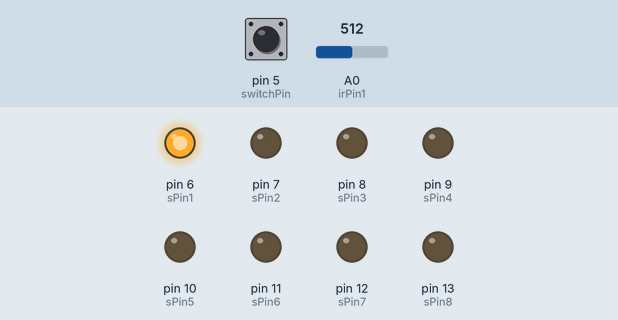
Simulated run of this sketch. Board: Arduino Uno, built with avr-gcc and run on an emulated ATmega328P. Shown: output pins drawn as LEDs (lit = HIGH). The inputs (shaded band) are chosen by the test bench; at power-on: pin 5 (switchPin) HIGH, A0 (irPin1) = 512. What the sketch prints to the serial monitor is not drawn.

Above: at 1.2 s.
1.3 s: pin 5 (switchPin) pulled LOW for 0.15 s
At 1.39 s:
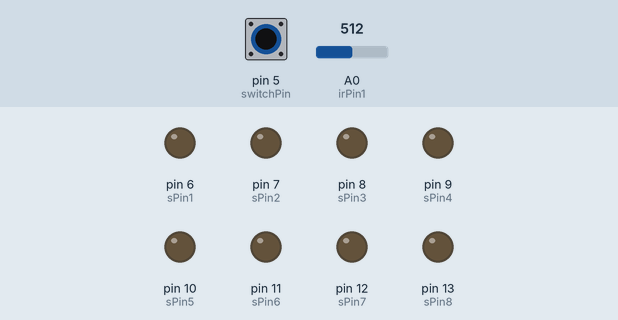
4.4 s: pin 5 (switchPin) pulled LOW for 3.2 s
At 8.2 s:
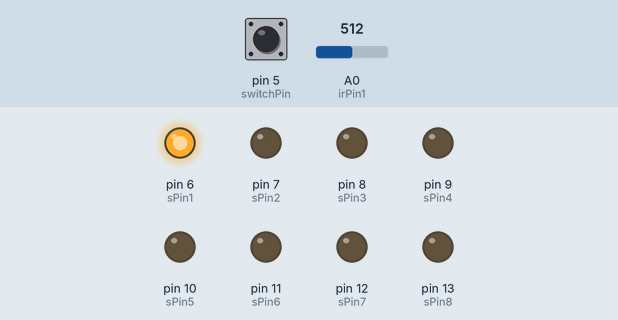
Timing chart, 0 to 9.7 s (numbered marks = the images above; inputs shaded):
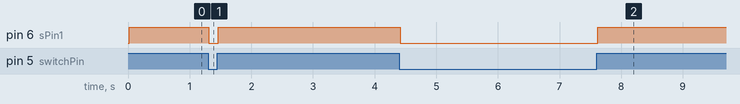

The sketch:

benny_3_0.ino
```cpp
//benny 3.0


int note1 = 60;
int note2 = 62;
int note3 = 64;
int note4 = 65;
int note5 = 67;
int note6 = 69;
int note7 = 71;
int note8 = 72;

int cc1 = 10;
int cc2 = 11;
int cc3 = 12;
int cc4 = 13;
int cc5 = 14;
int cc6 = 15;
int cc7 = 16;
int cc8 = 17;

int switchVal = 0;                    //variable for reading the button status
int switchState = 0;
                       //variable to hold the buttons current state
int bounceCheck = 0;

int switchPin = 5;

int sPin1 = 6;                // set solenoid pins
int sPin2 = 7;
int sPin3 = 8;
int sPin4 = 9;
int sPin5 = 10;
int sPin6 = 11;
int sPin7 = 12;
int sPin8 = 13;

int irPin1 = 0;                 //set ir pins
int irPin2 = 1;
int irPin3 = 2;
int irPin4 = 3;
int irPin5 = 4;
int irPin6 = 5;
int irPin7 = 6;
int irPin8 = 7;

int irVal1 = 0;                  // ir value store
int irVal2 = 0;
int irVal3 = 0;
int irVal4 = 0;
int irVal5 = 0;
int irVal6 = 0;
int irVal7 = 0;
int irVal8 = 0;

int irState1 = 0;
int irState2 = 0;
int irState3 = 0;
int irState4 = 0;
int irState5 = 0;
int irState6 = 0;
int irState7 = 0;
int irState8 = 0;

int noteState1 = 0;
int noteState2 = 0;
int noteState3 = 0;
int noteState4 = 0;
int noteState5 = 0;
int noteState6 = 0;
int noteState7 = 0;
int noteState8 = 0;

int mapVal1 = 0;
int mapVal2 = 0;
int mapVal3 = 0;
int mapVal4 = 0;
int mapVal5 = 0;
int mapVal6 = 0;
int mapVal7 = 0;
int mapVal8 = 0;


const int numReadings1 = 10;

int readings1[numReadings1];      // the readings from the analog input
int readings2[numReadings1];
int readings3[numReadings1];      // the readings from the analog input
int readings4[numReadings1];
int readings5[numReadings1];      // the readings from the analog input
int readings6[numReadings1];
int readings7[numReadings1];      // the readings from the analog input
int readings8[numReadings1];

int index1 = 0;                   // the index of the current reading
int index2 = 0;
int index3 = 0;
int index4 = 0;
int index5 = 0;
int index6 = 0;
int index7 = 0;
int index8 = 0;

int total1 = 0;                  // the running total
int total2 = 0;
int total3 = 0;
int total4 = 0;
int total5 = 0;
int total6 = 0;
int total7 = 0;
int total8 = 0;

int average1 = 0;                   // the average
int average2 = 0;
int average3 = 0;
int average4 = 0;
int average5 = 0;
int average6 = 0;
int average7 = 0;
int average8 = 0;

int averagemap1 = 0;
int averagemap2 = 0;
int averagemap3 = 0;
int averagemap4 = 0;
int averagemap5 = 0;
int averagemap6 = 0;
int averagemap7 = 0;
int averagemap8 = 0;

int THRESHOLD1 = 19;
int THRESHOLD2 = 35;

void setup() {
  pinMode(sPin1, OUTPUT);
  pinMode(sPin2, OUTPUT);
  pinMode(sPin3, OUTPUT);
  pinMode(sPin4, OUTPUT);
  pinMode(sPin5, OUTPUT);
  pinMode(sPin6, OUTPUT);
  pinMode(sPin7, OUTPUT);
  pinMode(sPin8, OUTPUT);

  pinMode(switchPin, INPUT);

  Serial.begin(31250);
}

void loop() {
  switchVal = digitalRead(switchPin);     //read input value from button
  delay(10);                              //wait 10ms
  bounceCheck = digitalRead(switchPin);   //check again
  if(switchVal == bounceCheck){           //if val is the same then not a bounce
    if(switchVal == HIGH) {   //check if the input is HIGH
      switchState = 0;
    }
    if(switchVal == LOW){
      switchState = 1;
    }
  }

  //ir1
  irVal1 = analogRead(irPin1);
   // subtract the last reading:
  total1= total1 - readings1[index1];
  // read from the sensor:
  readings1[index1] = analogRead(irPin1);
  // add the reading to the total:
  total1= total1 + readings1[index1];
  // advance to the next position in the array:
  index1 = index1 + 1;

  // if we're at the end of the array...
  if (index1 >= numReadings1)
    // ...wrap around to the beginning:
    index1 = 0;

  // calculate the average:
  average1 = total1 / numReadings1;

  averagemap1 = map(average1, 0, 580, 0, 127);
  averagemap1 = constrain(averagemap1, 0, 127);

    midiOUT(0xB0, cc1, averagemap1);
    if(averagemap1 >= THRESHOLD2){         // start midi note send// determine ir state, set digital value
      irState1 = 1;                   // digital value set to ON
   }
    if(averagemap1 <= THRESHOLD2){
      irState1 = 0;                   //digital value is set to OFF
    }
    if(averagemap1 >= THRESHOLD1){
      if(irState1 == 0 && noteState1 ==1){
        midiOUT(0x90, note1, 0);
        noteState1 = 0;
     }

      if(irState1 == 1 && noteState1 == 0){
        midiOUT(0x90, note1, 127);

        noteState1 = 1;
     }

      if(switchState == 0){
        digitalWrite(sPin1, HIGH);

  }

    else{
      digitalWrite(sPin1, LOW);


    }

    }
   /*
    //ir2
  irVal2 = analogRead(irPin2);
   // subtract the last reading:
  total2= total2 - readings1[index2];
  // read from the sensor:
  readings2[index2] = analogRead(irPin2);
  // add the reading to the total:
  total2= total2 + readings2[index2];
  // advance to the next position in the array:
  index2 = index2 + 1;

  // if we're at the end of the array...
  if (index2 >= numReadings1)
    // ...wrap around to the beginning:
    index2 = 0;

  // calculate the average:
  average2 = total2 / numReadings1;

  averagemap2 = map(average2, 0, 580, 0, 127);

    if(averagemap2 >= THRESHOLD2){         // start midi note send// determine ir state, set digital value
      irState2 = 1;                   // digital value set to ON
   }
    if(averagemap2 <= THRESHOLD2){
      irState2 = 0;                   //digital value is set to OFF
    }
    if(averagemap2 >= THRESHOLD1){
      if(irState2 == 0 && noteState2 ==1){
        midiOUT(0x90, note2, 0);
        noteState1 = 0;
     }

      if(irState2 == 1 && noteState2 == 0){
        midiOUT(0x90, note2, 127);
        midiOUT(0xB0, cc2, averagemap2);
        noteState1 = 1;
     }

      if(switchState == 0){
        digitalWrite(sPin2, HIGH);
  }

    else{
      digitalWrite(sPin2, LOW);

    }

    }

    //ir3
  irVal3 = analogRead(irPin3);
   // subtract the last reading:
  total3= total3 - readings3[index3];
  // read from the sensor:
  readings3[index3] = analogRead(irPin3);
  // add the reading to the total:
  total3= total3 + readings3[index3];
  // advance to the next position in the array:
  index3 = index3 + 1;

  // if we're at the end of the array...
  if (index3 >= numReadings1)
    // ...wrap around to the beginning:
    index3 = 0;

  // calculate the average:
  average3 = total3 / numReadings1;

  averagemap3 = map(average3, 0, 580, 0, 127);

    if(averagemap3 >= THRESHOLD2){         // start midi note send// determine ir state, set digital value
      irState3 = 1;                   // digital value set to ON
   }
    if(averagemap3 <= THRESHOLD2){
      irState3 = 0;                   //digital value is set to OFF
    }
    if(averagemap3 >= THRESHOLD1){
      if(irState3 == 0 && noteState3 ==1){
        midiOUT(0x90, note3, 0);
        noteState3 = 0;
     }

      if(irState3 == 1 && noteState3 == 0){
        midiOUT(0x90, note3, 127);
        midiOUT(0xB0, cc3, averagemap3);
        noteState3 = 1;
     }

      if(switchState == 0){
        digitalWrite(sPin3, HIGH);
  }

    else{
      digitalWrite(sPin3, LOW);

    }

    }
    //ir4
  irVal4 = analogRead(irPin4);
   // subtract the last reading:
  total4= total4 - readings4[index4];
  // read from the sensor:
  readings4[index4] = analogRead(irPin4);
  // add the reading to the total:
  total4= total4 + readings4[index4];
  // advance to the next position in the array:
  index4 = index4 + 1;

  // if we're at the end of the array...
  if (index4 >= numReadings1)
    // ...wrap around to the beginning:
    index4 = 0;

  // calculate the average:
  average4 = total4 / numReadings1;

  averagemap4 = map(average4, 0, 580, 0, 127);

    if(averagemap4 >= THRESHOLD2){         // start midi note send// determine ir state, set digital value
      irState4 = 1;                   // digital value set to ON
   }
    if(averagemap4 <= THRESHOLD2){
      irState4 = 0;                   //digital value is set to OFF
    }
    if(averagemap4 >= THRESHOLD1){
      if(irState4 == 0 && noteState4 ==1){
        midiOUT(0x90, note4, 0);
        noteState4 = 0;
     }

      if(irState4 == 1 && noteState4 == 0){
        midiOUT(0x90, note4, 127);
        midiOUT(0xB0, cc4, averagemap4);
        noteState4 = 1;
     }

      if(switchState == 0){
        digitalWrite(sPin4, HIGH);
  }

    else{
      digitalWrite(sPin4, LOW);

    }

    }

   //ir5
  irVal5 = analogRead(irPin5);
   // subtract the last reading:
  total5= total5 - readings5[index5];
  // read from the sensor:
  readings5[index5] = analogRead(irPin5);
  // add the reading to the total:
  total5= total5 + readings5[index5];
  // advance to the next position in the array:
  index5 = index5 + 1;

  // if we're at the end of the array...
  if (index5 >= numReadings1)
    // ...wrap around to the beginning:
    index5 = 0;

  // calculate the average:
  average5 = total5 / numReadings1;

  averagemap5 = map(average5, 0, 580, 0, 127);

    if(averagemap5 >= THRESHOLD2){         // start midi note send// determine ir state, set digital value
      irState5 = 1;                   // digital value set to ON
   }
    if(averagemap5 <= THRESHOLD2){
      irState5 = 0;                   //digital value is set to OFF
    }
    if(averagemap5 >= THRESHOLD1){
      if(irState5 == 0 && noteState5 ==1){
        midiOUT(0x90, note5, 0);
        noteState5 = 0;
     }

      if(irState5 == 1 && noteState5 == 0){
        midiOUT(0x90, note5, 127);
        midiOUT(0xB0, cc5, averagemap5);
        noteState5 = 1;
     }

      if(switchState == 0){
        digitalWrite(sPin5, HIGH);
  }

    else{
      digitalWrite(sPin5, LOW);

    }

    }
    //ir6
  irVal6 = analogRead(irPin6);
   // subtract the last reading:
  total6= total6 - readings6[index6];
  // read from the sensor:
  readings6[index6] = analogRead(irPin6);
  // add the reading to the total:
  total6= total6 + readings6[index6];
  // advance to the next position in the array:
  index6 = index6 + 1;

  // if we're at the end of the array...
  if (index6 >= numReadings1)
    // ...wrap around to the beginning:
    index6 = 0;

  // calculate the average:
  average6 = total6 / numReadings1;

  averagemap6 = map(average6, 0, 580, 0, 127);

    if(averagemap6 >= THRESHOLD2){         // start midi note send// determine ir state, set digital value
      irState6 = 1;                   // digital value set to ON
   }
    if(averagemap6 <= THRESHOLD2){
      irState6 = 0;                   //digital value is set to OFF
    }
    if(averagemap6 >= THRESHOLD1){
      if(irState6 == 0 && noteState6 ==1){
        midiOUT(0x90, note6, 0);
        noteState6 = 0;
     }

      if(irState6 == 1 && noteState6 == 0){
        midiOUT(0x90, note6, 127);
        midiOUT(0xB0, cc6, averagemap6);
        noteState6 = 1;
     }

      if(switchState == 0){
        digitalWrite(sPin6, HIGH);
  }

    else{
      digitalWrite(sPin6, LOW);

    }

    }

    //ir7
  irVal7 = analogRead(irPin7);
   // subtract the last reading:
  total7= total7 - readings7[index7];
  // read from the sensor:
  readings7[index7] = analogRead(irPin7);
  // add the reading to the total:
  total7= total7 + readings7[index7];
  // advance to the next position in the array:
  index7 = index7 + 1;

  // if we're at the end of the array...
  if (index7 >= numReadings1)
    // ...wrap around to the beginning:
    index7 = 0;

  // calculate the average:
  average7 = total7 / numReadings1;

  averagemap7 = map(average7, 0, 580, 0, 127);

    if(averagemap7 >= THRESHOLD2){         // start midi note send// determine ir state, set digital value
      irState7 = 1;                   // digital value set to ON
   }
    if(averagemap7 <= THRESHOLD2){
      irState7 = 0;                   //digital value is set to OFF
    }
    if(averagemap7 >= THRESHOLD1){
      if(irState7 == 0 && noteState7 ==1){
        midiOUT(0x90, note7, 0);
        noteState7 = 0;
     }

      if(irState7 == 1 && noteState7 == 0){
        midiOUT(0x90, note7, 127);
        midiOUT(0xB0, cc7, averagemap7);
        noteState7 = 1;
     }

      if(switchState == 0){
        digitalWrite(sPin7, HIGH);
  }

    else{
      digitalWrite(sPin7, LOW);

    }

    }
    //ir8
  irVal8 = analogRead(irPin8);
   // subtract the last reading:
  total8= total8 - readings8[index8];
  // read from the sensor:
  readings8[index8] = analogRead(irPin8);
  // add the reading to the total:
  total8= total8 + readings8[index8];
  // advance to the next position in the array:
  index8 = index8 + 1;

  // if we're at the end of the array...
  if (index8 >= numReadings1)
    // ...wrap around to the beginning:
    index8 = 0;

  // calculate the average:
  average8 = total8 / numReadings1;

  averagemap8 = map(average8, 0, 580, 0, 127);

    if(averagemap8 >= THRESHOLD2){         // start midi note send// determine ir state, set digital value
      irState8 = 1;                   // digital value set to ON
   }
    if(averagemap8 <= THRESHOLD2){
      irState8 = 0;                   //digital value is set to OFF
    }
    if(averagemap8 >= THRESHOLD1){
      if(irState8 == 0 && noteState8 ==1){
        midiOUT(0x90, note8, 0);
        noteState8 = 0;
     }

      if(irState8 == 1 && noteState8 == 0){
        midiOUT(0x90, note8, 127);
        midiOUT(0xB0, cc8, averagemap8);
        noteState8 = 1;
     }

      if(switchState == 0){
        digitalWrite(sPin8, HIGH);
  }

    else{
      digitalWrite(sPin8, LOW);

    }

  }  */
}
void midiOUT(char command, char value1, char value2) {
  Serial.print(command);
  Serial.print(value1);
  Serial.print(value2);
}
```

Measured:
- after the input at 1.3 s, pin 6 (sPin1): HIGH → LOW at once, → HIGH 0.16 s later
- after the input at 4.4 s, pin 6 (sPin1): HIGH → LOW at once, → HIGH 3.2 s later
